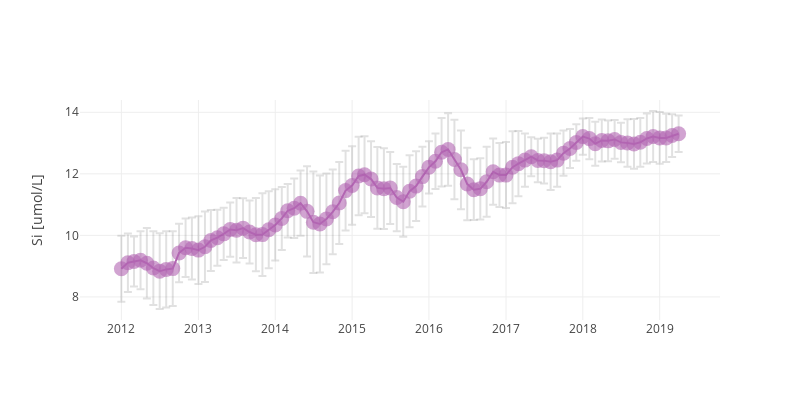
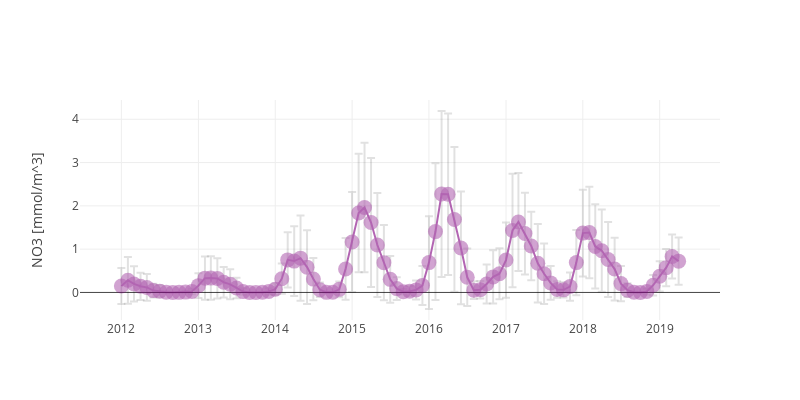
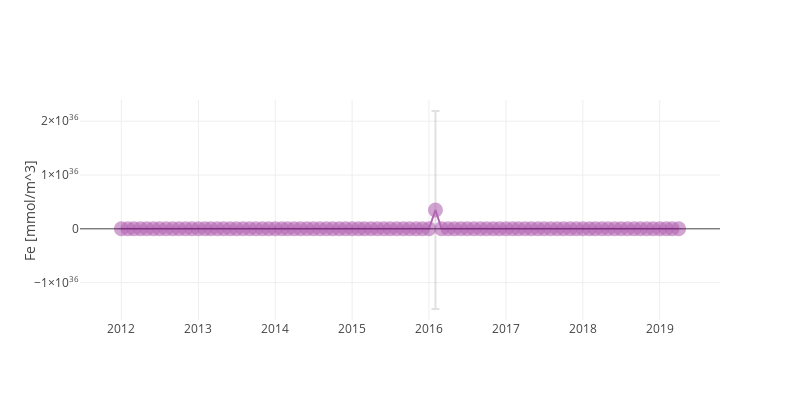
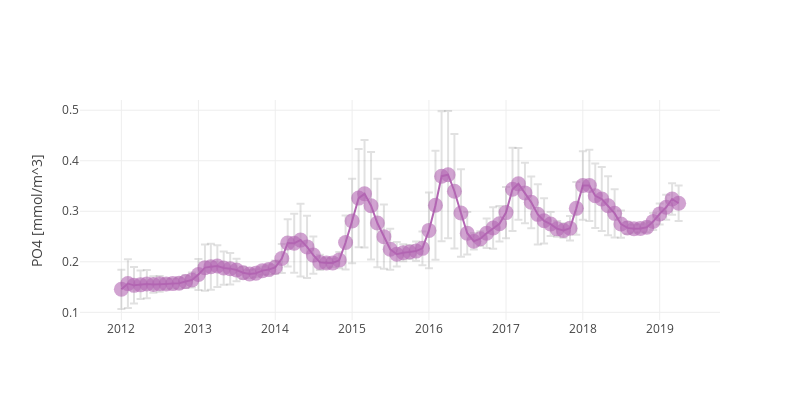

These figures' notebook cell, in order:
### Code cell
from pycmap.viz import plot_timeseries

go = plot_timeseries(
                    tables=['tblPisces_NRT', 'tblPisces_NRT', 'tblPisces_NRT', 'tblPisces_NRT', 'tblPisces_NRT', 'tblPisces_NRT'], 
                    variables=['Si', 'NO3', 'Fe', 'PO4', 'O2', 'CHL'], 
                    dt1='2012-01-01', 
                    dt2='2019-05-30', 
                    lat1=30, 
                    lat2=35, 
                    lon1=-160, 
                    lon2=-158, 
                    depth1=0, 
                    depth2=0.5, 
                    exportDataFlag=False,
                    show=True,
                    interval='m'
                    )
